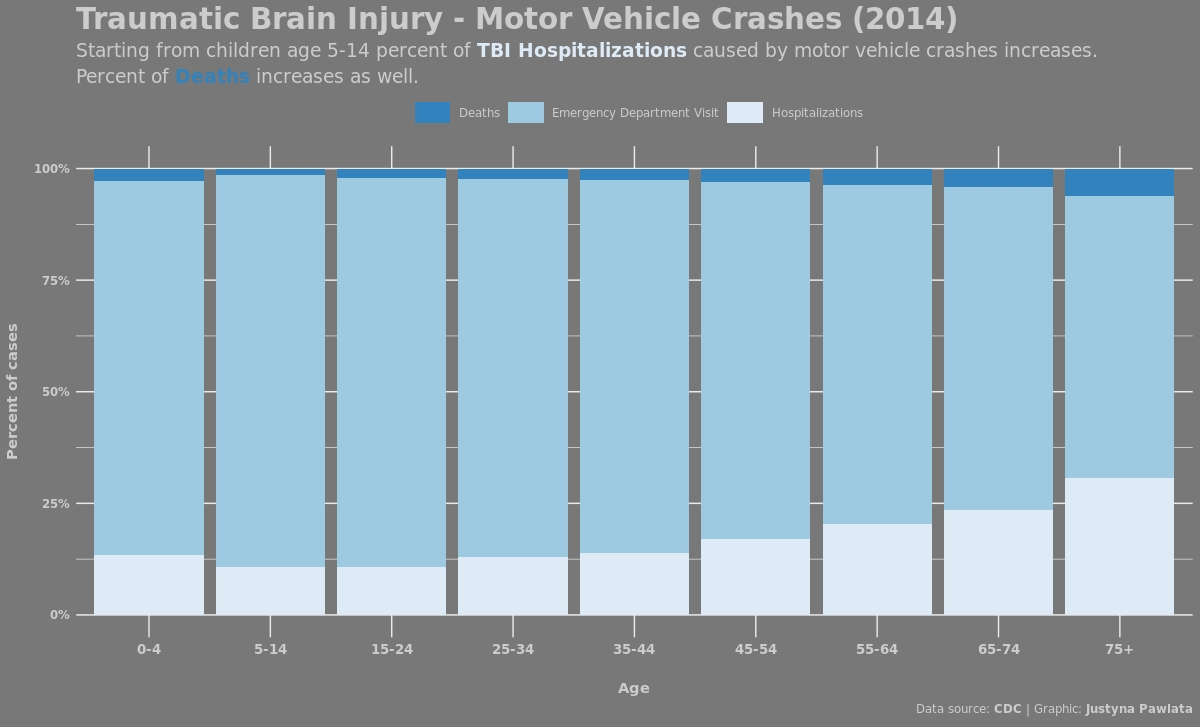

The script that drew this image:
library(tidyverse)
library(RColorBrewer)
library(scales)
library(ggtext)



# Data
tbi_age <- readr::read_csv('https://raw.githubusercontent.com/rfordatascience/tidytuesday/master/data/2020/2020-03-24/tbi_age.csv')
tbi_year <- readr::read_csv('https://raw.githubusercontent.com/rfordatascience/tidytuesday/master/data/2020/2020-03-24/tbi_year.csv')
tbi_military <- readr::read_csv('https://raw.githubusercontent.com/rfordatascience/tidytuesday/master/data/2020/2020-03-24/tbi_military.csv')


tbi_age_df <- tbi_age %>%
  filter(injury_mechanism == 'Motor Vehicle Crashes') %>%
  filter(!age_group == '0-17') %>%
  filter(!age_group == 'Total') %>%
  select(-c(rate_est, injury_mechanism)) %>%
  mutate(age_group_2 = factor(age_group, levels = c('0-4', '5-14', '15-24', '25-34', '35-44', '45-54', '55-64', '65-74', '75+'))) %>%
  select(-c(age_group)) %>%
  rename(age_group = age_group_2)



# Plot

# Caption text
caption_text = expression(paste("Data source: ", bold("CDC"), " | Graphic: ", bold("Justyna Pawlata")))

# Fonts
font_family = 'Verdana'

# Colors:
text_color = "grey80"

plot <- ggplot(tbi_age_df, aes(x = age_group, y = number_est, fill = type)) +
  geom_bar(stat = "identity", position="fill") + 
  scale_y_continuous(labels=percent) + 
  theme_minimal() +
  scale_fill_brewer(palette="Blues", direction = -1) + 
  theme(
    plot.background = element_rect(fill = "#787878", color = "#787878"),
    panel.background = element_rect(fill = NA, color = NA),
    plot.title = element_text(hjust = 0, face = 'bold', size = 22, family = font_family, color = text_color),
    plot.subtitle = element_markdown(hjust = 0, family = font_family, color = text_color, lineheight = 1.4, size = 14),
    plot.caption = element_text(hjust = 1, family = font_family, color = text_color),
    axis.title.x = element_text(family = font_family, color = text_color, margin = margin(c(20, 0, 0, 0)), face = 'bold'),
    axis.title.y = element_text(family = font_family, color = text_color, face = 'bold', margin = margin(c(0, 10, 0, 0))),
    axis.text.x = element_text(family = font_family, color = text_color, size = 10, face = 'bold'), 
    axis.text.y = element_text(family = font_family, color = text_color, face = 'bold'),
    legend.position = "top",
    legend.justification = "center",
    legend.direction="horizontal",
    legend.title = element_blank(),
    legend.key.width = unit(1, "cm"),
    legend.text = element_text(family = font_family, color = text_color)
    ) + 
  labs(
    title = 'Traumatic Brain Injury - Motor Vehicle Crashes (2014)',
    subtitle = 'Starting from children age 5-14 percent of <span style=\'color: #deeaf6;\'>**TBI Hospitalizations**</span> caused by motor vehicle crashes increases.<br />
    Percent of <span style=\'color: #3282bd;\'>**Deaths**</span> increases as well.',
    caption = caption_text,
    x = "Age",
    y = 'Percent of cases'
  )
    
plot
